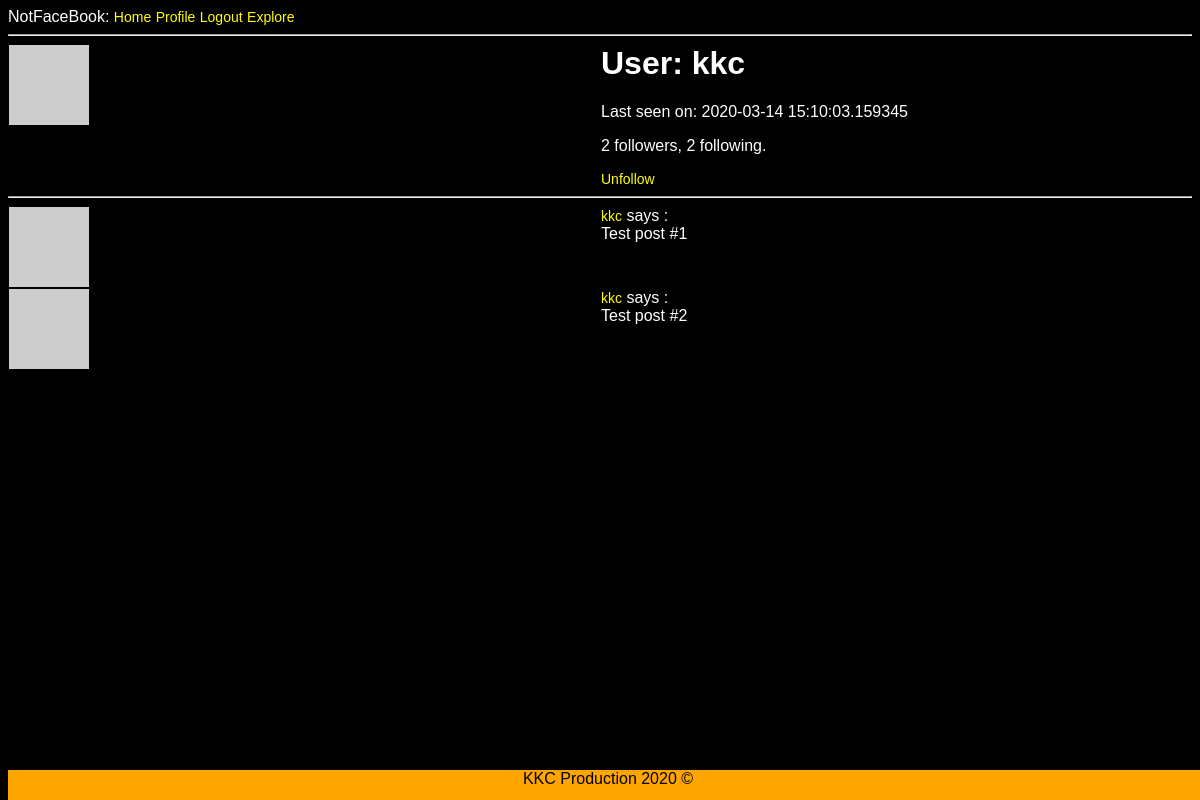
Page /user/kkc (signed in) on the committed database.
### app/models.py (models this page shows, shortened)
class User(UserMixin, db.Model):
	id = db.Column(db.Integer, primary_key=True)
	username = db.Column(db.String(64), index=True, unique=True)
	email = db.Column(db.String(120), index=True, unique=True)
	password_hash = db.Column(db.String(120))
	posts = db.relationship('Post', backref='author', lazy = 'dynamic')
	about_me = db.Column(db.String(140))
	last_seen = db.Column(db.DateTime, default=datetime.utcnow)
	followed = db.relationship('User', secondary = followers, primaryjoin=(followers.c.follower_id == id), secondaryjoin=(followers.c.followed_id == id), backref=db.backref('followers', lazy='dynamic'),lazy='dynamic')
	def avatar(self,size):
		digest = md5(self.email.lower().encode('utf-8')).hexdigest()
		return 'https://www.gravatar.com/avatar/{}?d=identicon&s={}'.format(digest,size)
	def is_following(self, user):
		return self.followed.filter(followers.c.followed_id == user.id).count()> 0

### app/routes.py (the view)
@app.route('/user/<username>')
@login_required
def user(username):
	user = User.query.filter_by(username=username).first_or_404()
	posts= [{'author':user, 'body': 'Test post #1'},{'author':user, 'body': 'Test post #2'}]
	return render_template('user.html', user=user,posts=posts)

### app/models.py (called while the page is built)
@login.user_loader
def load_user(id):
	return User.query.get(int(id))

### app/routes.py (called while the page is built)
@app.before_request
def before_request():
	if current_user.is_authenticated:
		current_user.last_seen = datetime.utcnow()
		db.session.commit()

### app/templates/user.html (shortened to what this page needs)
{% extends "base.html" %}
{% block content %}
	<table>
		<tr valign="top">
			<td><img src="{{ user.avatar(128) }}"></td>
			<td>
                <h1>User: {{ user.username }}</h1>
                {% if user.last_seen %}<p>Last seen on: {{ user.last_seen }}</p>{% endif %}
                <p>{{ user.followers.count() }} followers, {{ user.followed.count() }} following.</p>
                {% if user == current_user %}
                <p><a href="{{ url_for('edit_profile') }}">Edit your profile</a></p>
                {% elif not current_user.is_following(user) %}
                <p><a href="{{ url_for('follow', username=user.username) }}">Follow</a></p>
                {% else %}
                <p><a href="{{ url_for('unfollow', username=user.username) }}">Unfollow</a></p>
                {% endif %}
            </td>
		</tr>
	</table>
	<hr>
	{% for post in posts %}
		{% include '_post.html' %}
	{% endfor %}
{% endblock %}

### app/templates/_post.html
<table>
	<tr valign="top">
		<td><img src="{{ post.author.avatar(36) }}"></td>
		<td>
			<a href="{{ url_for('user', username=post.author.username) }}">
						 {{ post.author.username }}</a>
			says :<br> {{ post.body }}
		</td>
	</tr>
</table>

### app/templates/base.html (style rules this page uses)
body { color:black; background: black; font-family: 'Lucida Sans Unicode', 'Arial', serif; color: white; }
a { text-align: center; outline: none; display: inline-block; text-decoration: none; font-size: 14px; color: yellow; }
table { width:100%; border-collapse:collapse; table-layout:fixed; align-content: center; }

### rows in the picture
User: username "kkc", last_seen "2020-03-14 15:10:03.159345", author.username "kkc" "kkc"

### other values in the picture
{{ user.followers.count() }} "2"
{{ user.followed.count() }} "2"
{{ post.body }} "Test post #1" "Test post #2"
